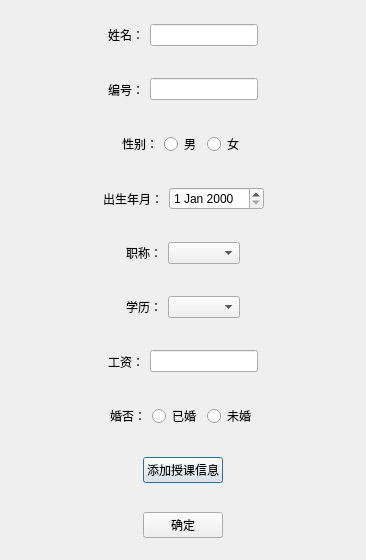
<?xml version="1.0" encoding="UTF-8"?>
<ui version="4.0">
 <class>InputDialog</class>
 <widget class="QDialog" name="InputDialog">
  <property name="geometry">
   <rect>
    <x>0</x>
    <y>0</y>
    <width>366</width>
    <height>560</height>
   </rect>
  </property>
  <property name="windowTitle">
   <string>Dialog</string>
  </property>
  <layout class="QGridLayout" name="gridLayout">
   <item row="5" column="1">
    <widget class="QWidget" name="grade_widget" native="true">
     <layout class="QHBoxLayout" name="horizontalLayout_6">
      <item>
       <spacer name="horizontalSpacer_9">
        <property name="orientation">
         <enum>Qt::Horizontal</enum>
        </property>
        <property name="sizeHint" stdset="0">
         <size>
          <width>40</width>
          <height>20</height>
         </size>
        </property>
       </spacer>
      </item>
      <item>
       <widget class="QLabel" name="grade_label">
        <property name="text">
         <string>学历：</string>
        </property>
       </widget>
      </item>
      <item>
       <widget class="QComboBox" name="grade_comboBox"/>
      </item>
      <item>
       <spacer name="horizontalSpacer_10">
        <property name="orientation">
         <enum>Qt::Horizontal</enum>
        </property>
        <property name="sizeHint" stdset="0">
         <size>
          <width>40</width>
          <height>20</height>
         </size>
        </property>
       </spacer>
      </item>
     </layout>
    </widget>
   </item>
   <item row="0" column="1">
    <widget class="QWidget" name="name_widget" native="true">
     <layout class="QHBoxLayout" name="horizontalLayout_5">
      <item>
       <spacer name="horizontalSpacer">
        <property name="orientation">
         <enum>Qt::Horizontal</enum>
        </property>
        <property name="sizeHint" stdset="0">
         <size>
          <width>40</width>
          <height>20</height>
         </size>
        </property>
       </spacer>
      </item>
      <item>
       <widget class="QLabel" name="name_label">
        <property name="text">
         <string>姓名：</string>
        </property>
       </widget>
      </item>
      <item>
       <widget class="QLineEdit" name="name_lineEdit">
        <property name="sizePolicy">
         <sizepolicy hsizetype="Fixed" vsizetype="Fixed">
          <horstretch>0</horstretch>
          <verstretch>0</verstretch>
         </sizepolicy>
        </property>
       </widget>
      </item>
      <item>
       <spacer name="horizontalSpacer_2">
        <property name="orientation">
         <enum>Qt::Horizontal</enum>
        </property>
        <property name="sizeHint" stdset="0">
         <size>
          <width>40</width>
          <height>20</height>
         </size>
        </property>
       </spacer>
      </item>
     </layout>
    </widget>
   </item>
   <item row="3" column="1">
    <widget class="QWidget" name="widget_4" native="true">
     <layout class="QHBoxLayout" name="horizontalLayout_2">
      <item>
       <spacer name="horizontalSpacer_7">
        <property name="orientation">
         <enum>Qt::Horizontal</enum>
        </property>
        <property name="sizeHint" stdset="0">
         <size>
          <width>40</width>
          <height>20</height>
         </size>
        </property>
       </spacer>
      </item>
      <item>
       <widget class="QLabel" name="birth_label">
        <property name="text">
         <string>出生年月：</string>
        </property>
       </widget>
      </item>
      <item>
       <widget class="QDateEdit" name="birth_dateEdit"/>
      </item>
      <item>
       <spacer name="horizontalSpacer_8">
        <property name="orientation">
         <enum>Qt::Horizontal</enum>
        </property>
        <property name="sizeHint" stdset="0">
         <size>
          <width>35</width>
          <height>20</height>
         </size>
        </property>
       </spacer>
      </item>
     </layout>
    </widget>
   </item>
   <item row="8" column="1">
    <widget class="QWidget" name="widget" native="true">
     <layout class="QHBoxLayout" name="horizontalLayout_10">
      <item>
       <spacer name="horizontalSpacer_21">
        <property name="orientation">
         <enum>Qt::Horizontal</enum>
        </property>
        <property name="sizeHint" stdset="0">
         <size>
          <width>40</width>
          <height>20</height>
         </size>
        </property>
       </spacer>
      </item>
      <item>
       <widget class="QPushButton" name="Addcourse_pushButton">
        <property name="text">
         <string>添加授课信息</string>
        </property>
       </widget>
      </item>
      <item>
       <spacer name="horizontalSpacer_22">
        <property name="orientation">
         <enum>Qt::Horizontal</enum>
        </property>
        <property name="sizeHint" stdset="0">
         <size>
          <width>40</width>
          <height>20</height>
         </size>
        </property>
       </spacer>
      </item>
     </layout>
    </widget>
   </item>
   <item row="4" column="2">
    <spacer name="horizontalSpacer_16">
     <property name="orientation">
      <enum>Qt::Horizontal</enum>
     </property>
     <property name="sizeHint" stdset="0">
      <size>
       <width>40</width>
       <height>20</height>
      </size>
     </property>
    </spacer>
   </item>
   <item row="4" column="1">
    <widget class="QWidget" name="position_widget" native="true">
     <layout class="QHBoxLayout" name="horizontalLayout_9">
      <item>
       <spacer name="horizontalSpacer_19">
        <property name="orientation">
         <enum>Qt::Horizontal</enum>
        </property>
        <property name="sizeHint" stdset="0">
         <size>
          <width>40</width>
          <height>20</height>
         </size>
        </property>
       </spacer>
      </item>
      <item>
       <widget class="QLabel" name="position_label">
        <property name="text">
         <string>职称：</string>
        </property>
       </widget>
      </item>
      <item>
       <widget class="QComboBox" name="position_comboBox"/>
      </item>
      <item>
       <spacer name="horizontalSpacer_20">
        <property name="orientation">
         <enum>Qt::Horizontal</enum>
        </property>
        <property name="sizeHint" stdset="0">
         <size>
          <width>40</width>
          <height>20</height>
         </size>
        </property>
       </spacer>
      </item>
     </layout>
    </widget>
   </item>
   <item row="9" column="1">
    <widget class="QWidget" name="Ok_widget" native="true">
     <layout class="QHBoxLayout" name="horizontalLayout_8">
      <item>
       <spacer name="horizontalSpacer_18">
        <property name="orientation">
         <enum>Qt::Horizontal</enum>
        </property>
        <property name="sizeHint" stdset="0">
         <size>
          <width>109</width>
          <height>20</height>
         </size>
        </property>
       </spacer>
      </item>
      <item>
       <widget class="QPushButton" name="ok_pushButton">
        <property name="text">
         <string>确定</string>
        </property>
       </widget>
      </item>
      <item>
       <spacer name="horizontalSpacer_17">
        <property name="orientation">
         <enum>Qt::Horizontal</enum>
        </property>
        <property name="sizeHint" stdset="0">
         <size>
          <width>109</width>
          <height>20</height>
         </size>
        </property>
       </spacer>
      </item>
     </layout>
    </widget>
   </item>
   <item row="4" column="0">
    <spacer name="horizontalSpacer_15">
     <property name="orientation">
      <enum>Qt::Horizontal</enum>
     </property>
     <property name="sizeHint" stdset="0">
      <size>
       <width>40</width>
       <height>20</height>
      </size>
     </property>
    </spacer>
   </item>
   <item row="1" column="1">
    <widget class="QWidget" name="num_widget" native="true">
     <layout class="QHBoxLayout" name="horizontalLayout_4">
      <item>
       <spacer name="horizontalSpacer_3">
        <property name="orientation">
         <enum>Qt::Horizontal</enum>
        </property>
        <property name="sizeHint" stdset="0">
         <size>
          <width>40</width>
          <height>20</height>
         </size>
        </property>
       </spacer>
      </item>
      <item>
       <widget class="QLabel" name="num_label">
        <property name="text">
         <string>编号：</string>
        </property>
       </widget>
      </item>
      <item>
       <widget class="QLineEdit" name="num_lineEdit">
        <property name="sizePolicy">
         <sizepolicy hsizetype="Fixed" vsizetype="Fixed">
          <horstretch>0</horstretch>
          <verstretch>0</verstretch>
         </sizepolicy>
        </property>
       </widget>
      </item>
      <item>
       <spacer name="horizontalSpacer_4">
        <property name="orientation">
         <enum>Qt::Horizontal</enum>
        </property>
        <property name="sizeHint" stdset="0">
         <size>
          <width>40</width>
          <height>20</height>
         </size>
        </property>
       </spacer>
      </item>
     </layout>
    </widget>
   </item>
   <item row="6" column="1">
    <widget class="QWidget" name="salary_widget" native="true">
     <layout class="QHBoxLayout" name="horizontalLayout_7">
      <item>
       <spacer name="horizontalSpacer_11">
        <property name="orientation">
         <enum>Qt::Horizontal</enum>
        </property>
        <property name="sizeHint" stdset="0">
         <size>
          <width>40</width>
          <height>20</height>
         </size>
        </property>
       </spacer>
      </item>
      <item>
       <widget class="QLabel" name="salary_label">
        <property name="text">
         <string>工资：</string>
        </property>
       </widget>
      </item>
      <item>
       <widget class="QLineEdit" name="salary_lineEdit">
        <property name="sizePolicy">
         <sizepolicy hsizetype="Fixed" vsizetype="Fixed">
          <horstretch>0</horstretch>
          <verstretch>0</verstretch>
         </sizepolicy>
        </property>
       </widget>
      </item>
      <item>
       <spacer name="horizontalSpacer_12">
        <property name="orientation">
         <enum>Qt::Horizontal</enum>
        </property>
        <property name="sizeHint" stdset="0">
         <size>
          <width>40</width>
          <height>20</height>
         </size>
        </property>
       </spacer>
      </item>
     </layout>
    </widget>
   </item>
   <item row="2" column="1">
    <widget class="QWidget" name="widget_3" native="true">
     <layout class="QHBoxLayout" name="horizontalLayout_3">
      <item>
       <spacer name="horizontalSpacer_5">
        <property name="orientation">
         <enum>Qt::Horizontal</enum>
        </property>
        <property name="sizeHint" stdset="0">
         <size>
          <width>59</width>
          <height>20</height>
         </size>
        </property>
       </spacer>
      </item>
      <item>
       <widget class="QLabel" name="gender_label">
        <property name="text">
         <string>性别：</string>
        </property>
       </widget>
      </item>
      <item>
       <widget class="QRadioButton" name="men_radioButton">
        <property name="text">
         <string>男</string>
        </property>
       </widget>
      </item>
      <item>
       <widget class="QRadioButton" name="women_radioButton">
        <property name="text">
         <string>女</string>
        </property>
       </widget>
      </item>
      <item>
       <spacer name="horizontalSpacer_6">
        <property name="orientation">
         <enum>Qt::Horizontal</enum>
        </property>
        <property name="sizeHint" stdset="0">
         <size>
          <width>40</width>
          <height>20</height>
         </size>
        </property>
       </spacer>
      </item>
     </layout>
    </widget>
   </item>
   <item row="7" column="1">
    <widget class="QWidget" name="widget_2" native="true">
     <layout class="QHBoxLayout" name="horizontalLayout_11">
      <item>
       <spacer name="horizontalSpacer_13">
        <property name="orientation">
         <enum>Qt::Horizontal</enum>
        </property>
        <property name="sizeHint" stdset="0">
         <size>
          <width>40</width>
          <height>20</height>
         </size>
        </property>
       </spacer>
      </item>
      <item>
       <widget class="QLabel" name="marry_label">
        <property name="text">
         <string>婚否：</string>
        </property>
       </widget>
      </item>
      <item>
       <widget class="QRadioButton" name="marry_radioButton">
        <property name="text">
         <string>已婚</string>
        </property>
       </widget>
      </item>
      <item>
       <widget class="QRadioButton" name="nonmarry_radioButton">
        <property name="text">
         <string>未婚</string>
        </property>
       </widget>
      </item>
      <item>
       <spacer name="horizontalSpacer_14">
        <property name="orientation">
         <enum>Qt::Horizontal</enum>
        </property>
        <property name="sizeHint" stdset="0">
         <size>
          <width>43</width>
          <height>20</height>
         </size>
        </property>
       </spacer>
      </item>
     </layout>
    </widget>
   </item>
  </layout>
 </widget>
 <resources/>
 <connections>
  <connection>
   <sender>ok_pushButton</sender>
   <signal>clicked()</signal>
   <receiver>InputDialog</receiver>
   <slot>accept()</slot>
   <hints>
    <hint type="sourcelabel">
     <x>241</x>
     <y>482</y>
    </hint>
    <hint type="destinationlabel">
     <x>241</x>
     <y>288</y>
    </hint>
   </hints>
  </connection>
 </connections>
</ui>
